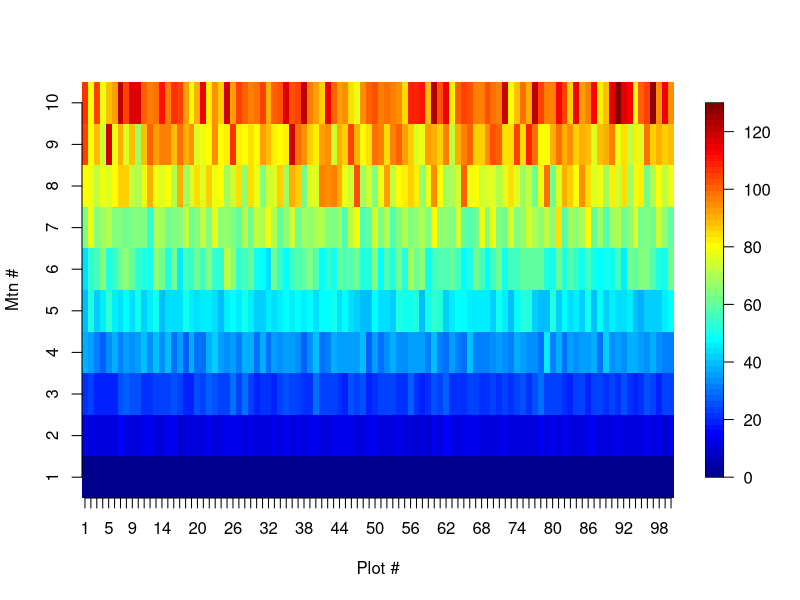
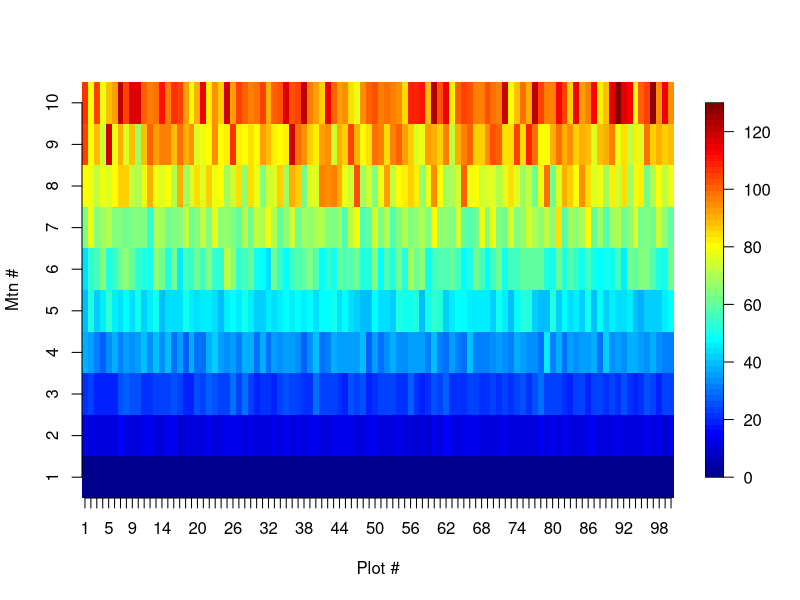
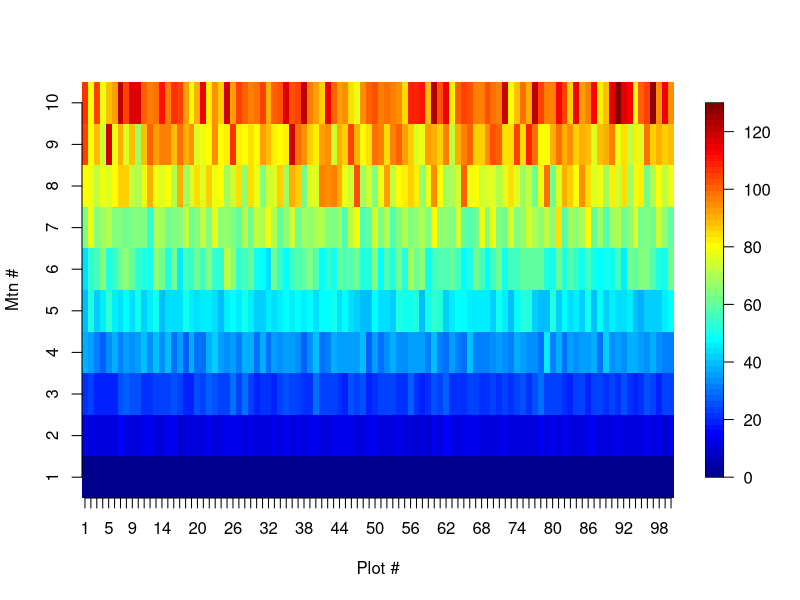
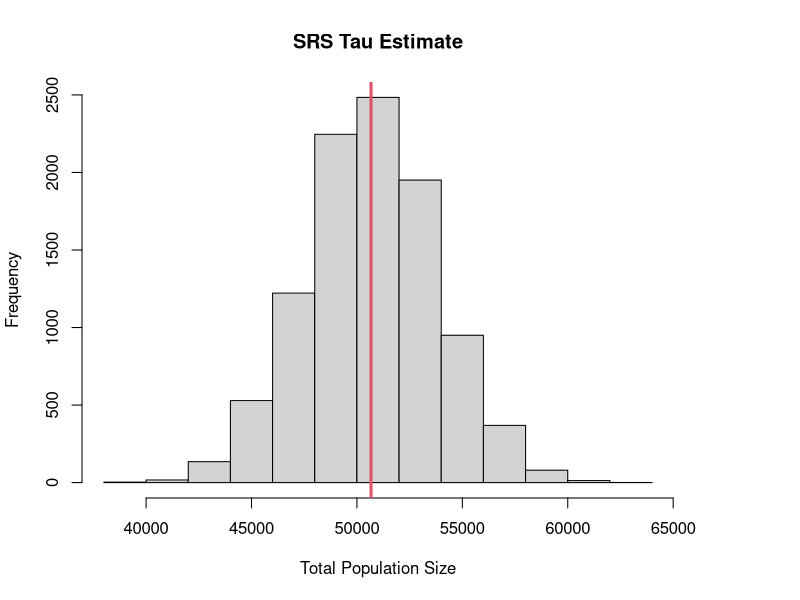
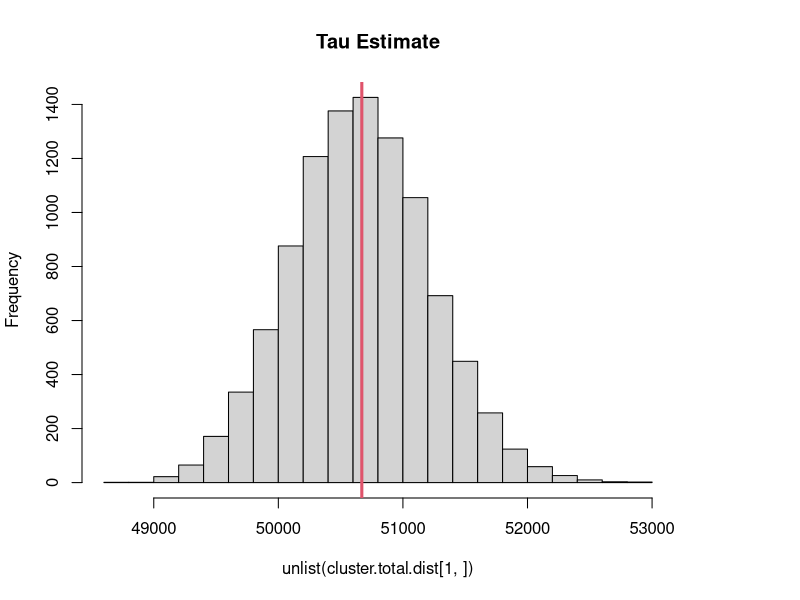
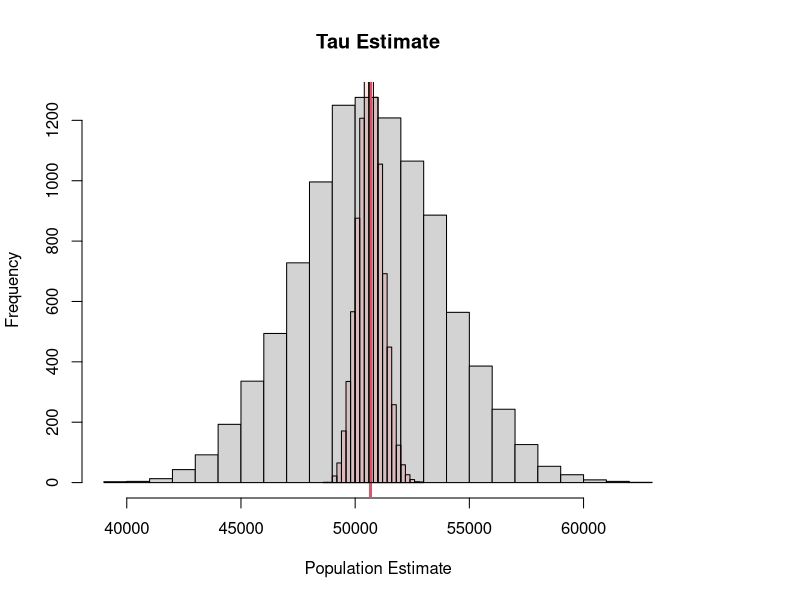
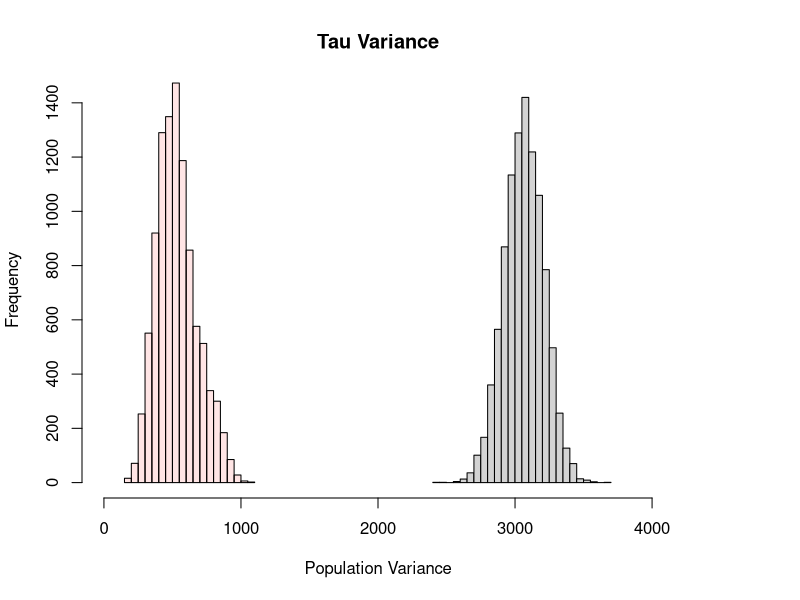

Reproduce these figures in R, in order.
## ---- chunk 1
library(tidyverse)
library(kableExtra)
library(magrittr)
library(knitr)
#knitr::purl(input="../FW552/Cluster.qmd",output="../FW552/Proportions.r")
## ---- chunk 2
ponds = data.frame(matrix(nrow=6,ncol=2))
colnames(ponds)=c("Pond","egg.mass")

ponds$Pond=LETTERS[1:6]
ponds$egg.mass = c(2,6,8,10,10,12)
ponds$cluster = c(1,2,1,2,3,3)
ponds %>% 
  kable(table.attr = 'data-quarto-disable-processing="true"') %>% 
  kableExtra::kable_styling(bootstrap_options = c("striped"), full_width = FALSE,font_size = 30)

## ---- chunk 3
cluster.df=NULL
cluster.df$clusterA= c(1,2,3)
cluster.df$member1 = c(2,6,10)
cluster.df$member2 = c(8,10,12)
cluster.df$mean = c(5,8,11)
cluster.df$dev2 = c(9,0,9)
cluster.df$var = c(9,0,9)*1/(3-1)
cluster.df=data.frame(cluster.df)
cluster.df %>% 
  kable(table.attr = 'data-quarto-disable-processing="true"') %>% 
  kableExtra::kable_styling(bootstrap_options = c("striped"), full_width = FALSE,font_size = 30)
## ---- chunk 4
cluster.df=NULL
cluster.df$clusterA= c(1,2,3)
cluster.df$member1 = c(2,6,10)
cluster.df$member2 = c(8,10,12)
cluster.df$mean = c(5,8,11)
cluster.df$dev2 = c(9,0,9)
cluster.df$var = c(9,0,9)*1/(3-1)
cluster.df=data.frame(cluster.df)
cluster.df %>% 
  kable(table.attr = 'data-quarto-disable-processing="true"') %>% 
  kableExtra::kable_styling(bootstrap_options = c("striped"), full_width = FALSE,font_size = 30)
## ---- chunk 5
ponds = data.frame(matrix(nrow=6,ncol=2))
colnames(ponds)=c("Pond","egg.mass")

ponds$Pond=LETTERS[1:6]
ponds$egg.mass = c(2,6,8,10,10,12)
ponds$clusterB = c(1,1,2,2,3,3)
ponds %>% 
  kable(table.attr = 'data-quarto-disable-processing="true"') %>% 
  kableExtra::kable_styling(bootstrap_options = c("striped"), full_width = FALSE,font_size = 30)

## ---- chunk 6
cluster.df=NULL
cluster.df$clusterB= c(1,2,3)
cluster.df$member1 = c(2,8,10)
cluster.df$member2 = c(6,10,12)
cluster.df$mean = c(4,9,11)
cluster.df$dev2 = c(16,1,9) 
cluster.df$var = c(16,1,9)  *1/(3-1)
cluster.df=data.frame(cluster.df)
cluster.df %>% 
  kable(table.attr = 'data-quarto-disable-processing="true"') %>% 
  kableExtra::kable_styling(bootstrap_options = c("striped"), full_width = FALSE,font_size = 30)
## ---- chunk 7
cluster.df=NULL
cluster.df$clusterB= c(1,2,3)
cluster.df$member1 = c(2,8,10)
cluster.df$member2 = c(6,10,12)
cluster.df$mean = c(4,9,11)
cluster.df$dev2 = c(16,1,9)
cluster.df$var = c(16,1,9)  *1/(3-1)
cluster.df=data.frame(cluster.df)
cluster.df %>% 
  kable(table.attr = 'data-quarto-disable-processing="true"') %>% 
  kableExtra::kable_styling(bootstrap_options = c("striped"), full_width = FALSE,font_size = 30)
## ---- chunk 8
ponds = data.frame(matrix(nrow=6,ncol=2))
colnames(ponds)=c("Pond","egg.mass")

ponds$Pond=LETTERS[1:6]
ponds$egg.mass = c(2,6,8,10,10,12)
ponds$clusterC = c(1,2,3,3,2,1)
ponds %>% 
  kable(table.attr = 'data-quarto-disable-processing="true"') %>% 
  kableExtra::kable_styling(bootstrap_options = c("striped"), full_width = FALSE,font_size = 30)

## ---- chunk 9
cluster.df=NULL
cluster.df$clusterC= c(1,2,3)
cluster.df$member1 = c(2,6,8)
cluster.df$member2 = c(12,10,10)
cluster.df$mean = c(7,8,9)
cluster.df$dev2 = c(1,0,1)  
cluster.df$var = c(1,0,1)  *1/(3-1)
cluster.df=data.frame(cluster.df)
cluster.df %>% 
  kable(table.attr = 'data-quarto-disable-processing="true"') %>% 
  kableExtra::kable_styling(bootstrap_options = c("striped"), full_width = FALSE,font_size = 30)
## ---- chunk 10
cluster.df=NULL
cluster.df$clusterC= c(1,2,3)
cluster.df$member1 = c(2,6,8)
cluster.df$member2 = c(12,10,10)
cluster.df$mean = c(7,8,9)
cluster.df$dev2 = c(1,0,1)
cluster.df$var = c(1,0,1)  *1/(3-1)
cluster.df=data.frame(cluster.df)
cluster.df %>% 
  kable(table.attr = 'data-quarto-disable-processing="true"') %>% 
  kableExtra::kable_styling(bootstrap_options = c("striped"), full_width = FALSE,font_size = 30)
## ---- chunk 11
ponds = data.frame(matrix(nrow=6,ncol=2))
colnames(ponds)=c("Pond","egg.mass")

ponds$Pond=LETTERS[1:6]
ponds$egg.mass = c(2,6,8,10,10,12)
ponds$clusterD = c(1,1,1,2,2,3)
ponds %>% 
  kable(table.attr = 'data-quarto-disable-processing="true"') %>% 
  kableExtra::kable_styling(bootstrap_options = c("striped"), full_width = FALSE,font_size = 30)

## ---- chunk 12
cluster.df=NULL
cluster.df$clusterD= c(1,2,3)
cluster.df$member1 = c(2,10,12)
cluster.df$member2 = c(6,10,NA)
cluster.df$member3 = c(8,NA,NA)
cluster.df$mean = c(5.33,10,12)

cluster.df=data.frame(cluster.df)
cluster.df %>% 
  kable(table.attr = 'data-quarto-disable-processing="true"') %>% 
  kableExtra::kable_styling(bootstrap_options = c("striped"), full_width = FALSE,font_size = 30)
## ---- chunk 13
cluster.df=NULL
cluster.df$clusterD= c(1,2,3)
cluster.df$mean = c(5.33,10,12)
cluster.df$clusterSize = c(3,2,1)
cluster.df$SizeXMean = c(16,20,12)
cluster.df$divide.avg.cluster.size = c(8,10,6)
cluster.df$dev2 = c(0,4,4)
cluster.df$var = c(0,4,4)*1/(3-1)

cluster.df=data.frame(cluster.df)
cluster.df %>% 
  kable(table.attr = 'data-quarto-disable-processing="true"') %>% 
  kableExtra::kable_styling(bootstrap_options = c("striped"), full_width = FALSE,font_size = 30)
## ---- chunk 14
# Simulate a true population
  N.plots= 100 # talus slope plots
  N.mtns= 10 # mtns

# Create matrix of counts
  pop = matrix(NA, N.plots, N.mtns)

# Consider each mtn has a different mean abundance
# This forces the mtns to vary in pika abundance
  mu = seq(1,100,length.out = N.mtns)

# Loop over each mountain and draw N.plots random values from that specific mean
# log transform the mean and the exponentiate then round to make them counts 
# and to ensure values are never negative
for(j in 1:N.mtns){
  set.seed(143453543+j)
  pop[,j] = round(
                  exp(
                      rnorm(N.plots,
                            log(mu[j]),
                            0.1
                            )
                      ),
                  digits=0
                  )
}
## ---- chunk 15
fields::image.plot(matrix((data=pop), ncol=10, nrow=100),
                   axes=F, xlab="Plot #",
                   ylab="Mtn #")
axis(2, at=seq(0,1,length.out=10),lab=1:10)
axis(1, at=seq(0,1,length.out=100),lab=1:100)

## ---- chunk 16
fields::image.plot(matrix((data=pop), ncol=10, nrow=100),
                   axes=F, xlab="Plot #",
                   ylab="Mtn #")
axis(2, at=seq(0,1,length.out=10),lab=1:10)
axis(1, at=seq(0,1,length.out=100),lab=1:100)

## ---- chunk 17
fields::image.plot(matrix((data=pop), ncol=10, nrow=100),
                   axes=F, xlab="Plot #",
                   ylab="Mtn #")
axis(2, at=seq(0,1,length.out=10),lab=1:10)
axis(1, at=seq(0,1,length.out=100),lab=1:100)

## ---- chunk 18
# Get true population parameters
  mu = mean(pop)
  tau = sum(pop)
## ---- chunk 19
# SRS
  # Total number of secondary sample units for SRS
    N = N.plots*N.mtns
  # Sample size of secondary units for SRS  
    n=100

# Clusters
   # Number of primary units (plot across mtns)
    N.primary = 100

  # Plots per cluster (mtn); seconary unit
    N.secondary = 10
## ---- chunk 20
#Number of simulated studies / replicate samples  
n.sim= 10000
  
# Create SRS function  
srs.fun = function(pop){
  
  # Get a sample of indices
  index=sample(1:(N.plots*N.mtns),size=n)
  
  # Use those indices to get our population counts in each sample unit
  y = c(pop)[index]
  
  #Total estimate
  tau.est=mean(y)*N
  
  #Standard deviation of total 
  tau.sd=sqrt(N*(N-n)*(var(y)/n))

  list(tau.est=tau.est,
       tau.sd=tau.sd)
}

# replicate!
srs.total.dist=replicate(n.sim, srs.fun(pop))

## ---- chunk 21
hist(unlist(srs.total.dist[1,]),
     main="SRS Tau Estimate",xlab="Total Population Size")
abline(v=tau,col=2,lwd=3)
## ---- chunk 22
cluster.fun = function(pop){
  #Get index of plots (clusters) to sample across mtn rnages and sample all within that cluster
  index=sample(1:N.primary, size = 10)
  
  y = pop[index,] # this is 10x10 (total of 100 sample units)
  y.sum = apply(y,1,sum)
  
  tau.est = N.primary*mean(y.sum)

  #Standard deviation of total 
  var.primary= var(y.sum)
  tau.sd = sqrt(N.primary*(N.primary-N.secondary)*(var.primary/N.secondary))
  
  list(tau.est=tau.est,
       tau.sd=tau.sd)
    
}

# Replicate!!!!
  cluster.total.dist=replicate(n.sim, cluster.fun(pop))
## ---- chunk 23
  hist(unlist(cluster.total.dist[1,]),breaks=20,
         main="Tau Estimate")
  abline(v=tau,col=2,lwd=3)
## ---- chunk 24
  hist(unlist(srs.total.dist[1,]),breaks=20,
         main="Tau Estimate",xlab="Population Estimate")
  abline(v=tau,col=2,lwd=3)
  # Add plot of Cluster
  hist(unlist(cluster.total.dist[1,]),
       col=grDevices::adjustcolor("red",alpha.f=0.1),
       breaks=20,
       add=TRUE)
## ---- chunk 25
  hist(unlist(srs.total.dist[2,]),breaks=20,
         main="Tau Variance",xlim=c(0,4000),xlab="Population Variance")
  abline(v=tau,col=2,lwd=3)
  # Add plot of Cluster
  hist(unlist(cluster.total.dist[2,]),
       col=grDevices::adjustcolor("red",alpha.f=0.1),
       breaks=20,
       add=TRUE)

## ---- chunk 26
var(c(pop))
## ---- chunk 27
var(apply(pop,1,sum))
